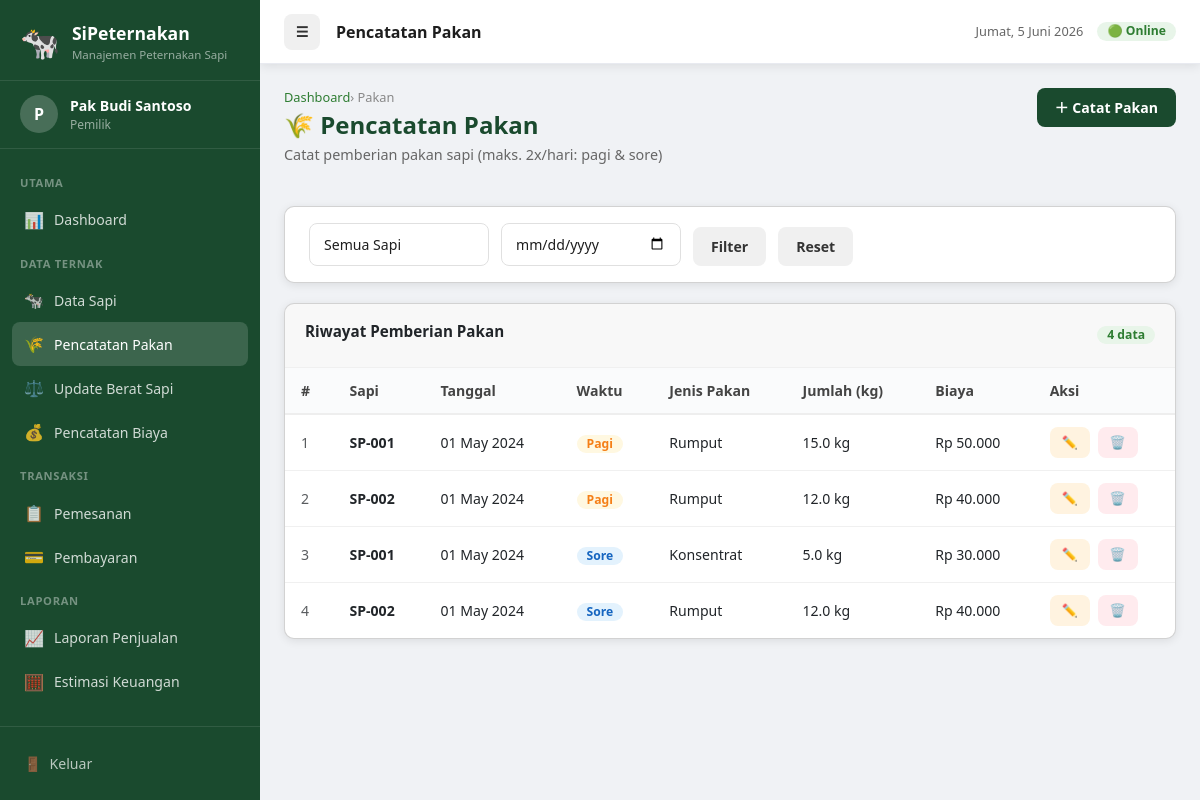
The app's page /index.php?page=pakan (signed in) with its own data.
### tables this page shows
CREATE TABLE IF NOT EXISTS `pakan` (
  `id` INT AUTO_INCREMENT PRIMARY KEY,
  `id_sapi` INT NOT NULL,
  `tanggal` DATE NOT NULL,
  `waktu_pakan` ENUM('pagi','sore') NOT NULL,
  `jenis_pakan` VARCHAR(50) NOT NULL,
  `jumlah` FLOAT NOT NULL,
  `biaya_pakan` BIGINT DEFAULT 0,
  `keterangan` TEXT,
  `created_at` TIMESTAMP DEFAULT CURRENT_TIMESTAMP,
  FOREIGN KEY (`id_sapi`) REFERENCES `sapi`(`id`) ON DELETE CASCADE,
  UNIQUE KEY `uq_pakan_waktu` (`id_sapi`, `tanggal`, `waktu_pakan`)
);

CREATE TABLE IF NOT EXISTS `sapi` (
  `id` INT AUTO_INCREMENT PRIMARY KEY,
  `kode_sapi` VARCHAR(20) NOT NULL UNIQUE,
  `berat_awal` FLOAT NOT NULL,
  `tanggal_pembelian` DATE NOT NULL,
  `harga_beli` BIGINT NOT NULL,
  `harga_jual_target` BIGINT DEFAULT 0,
  `status` ENUM('digemukkan','siap_jual','dipesan','terjual') DEFAULT 'digemukkan',
  `keterangan` TEXT DEFAULT NULL,
  `created_at` TIMESTAMP DEFAULT CURRENT_TIMESTAMP,
  `updated_at` TIMESTAMP DEFAULT CURRENT_TIMESTAMP ON UPDATE CURRENT_TIMESTAMP
);

### koneksi/koneksi.php (called while the page is built, shortened)
<?php
function formatRupiah($angka) {
    return 'Rp ' . number_format((float)$angka, 0, ',', '.');
}
function sanitize($koneksi, $data) {
    return $koneksi->real_escape_string(htmlspecialchars(trim($data)));
}

### page/pakan/index.php (the view, shortened to what this page needs)
<?php
$filter_tgl  = sanitize($koneksi, $_GET['tgl'] ?? '');
$where = "WHERE 1=1";
$list = $koneksi->query("SELECT p.*, s.kode_sapi FROM pakan p JOIN sapi s ON p.id_sapi=s.id $where ORDER BY p.tanggal DESC, p.waktu_pakan ASC");
?>
<div class="page-header">
    <div class="page-header-left">
        <div class="breadcrumb"><a href="index.php">Dashboard</a> › Pakan</div>
        <h1>🌾 Pencatatan Pakan</h1>
        <p>Catat pemberian pakan sapi (maks. 2x/hari: pagi & sore)</p>
    </div>
    <button class="btn btn-primary" onclick="openModal('modalPakan')">＋ Catat Pakan</button>
</div>
<div class="card" style="margin-bottom:20px">
    <div class="card-body" style="padding:16px 24px">
        <form method="GET" action="index.php" style="display:flex;gap:12px;flex-wrap:wrap;align-items:flex-end">
            <select name="id_sapi" class="form-control" style="width:180px">
                <option value="">Semua Sapi</option>
            </select>
            <input type="date" name="tgl" class="form-control" style="width:180px" value="<?= htmlspecialchars($filter_tgl) ?>">
            <button type="submit" class="btn btn-secondary">Filter</button>
            <a href="index.php?page=pakan" class="btn btn-secondary">Reset</a>
        </form>
    </div>
</div>
<div class="card">
    <div class="card-header">
        <div class="card-title">Riwayat Pemberian Pakan</div>
        <span class="badge badge-green"><?= $list ? $list->num_rows : 0 ?> data</span>
    </div>
    <div class="table-responsive">
        <table class="data-table">
            <thead>
                <tr><th>#</th><th>Sapi</th><th>Tanggal</th><th>Waktu</th><th>Jenis Pakan</th><th>Jumlah (kg)</th><th>Biaya</th><th>Aksi</th></tr>
            </thead>
            <tbody>
            <?php if ($list && $list->num_rows > 0):
                $no=1; while ($r=$list->fetch_assoc()): ?>
                <tr>
                    <td class="text-muted"><?= $no++ ?></td>
                    <td><strong><?= htmlspecialchars($r['kode_sapi']) ?></strong></td>
                    <td><?= date('d M Y', strtotime($r['tanggal'])) ?></td>
                    <td><span class="badge <?= $r['waktu_pakan']==='pagi'?'badge-amber':'badge-blue' ?>"><?= ucfirst($r['waktu_pakan']) ?></span></td>
                    <td><?= htmlspecialchars($r['jenis_pakan']) ?></td>
                    <td><?= number_format($r['jumlah'], 1) ?> kg</td>
                    <td><?= $r['biaya_pakan']>0 ? formatRupiah($r['biaya_pakan']) : '<span class="text-muted">-</span>' ?></td>
                    <td>
                        <div class="d-flex gap-2">
                            <a href="index.php?page=pakan&aksi=edit&id=<?= $r['id'] ?>" class="btn btn-warning btn-sm">✏️</a>
                            <form method="POST" style="display:inline" onsubmit="return confirm('Hapus data pakan ini?')">
                                <button type="submit" class="btn btn-danger btn-sm">🗑️</button>
                            </form>
                        </div>
                    </td>
                </tr>
            <?php endwhile; else: ?>
                <tr><td colspan="8"><div class="empty-state"><div class="icon">🌾</div><h3>Belum ada data pakan</h3></div></td></tr>
            <?php endif; ?>
            </tbody>
        </table>
    </div>
</div>

### assets/css/style.css (style rules this page uses)
:root { --clr-primary: #1a4a2e; --clr-primary-lt: #2e7d32; --clr-accent: #4caf50; --clr-amber: #f57f17; --clr-amber-lt: #fff8e1; --clr-blue: #1565c0; --clr-blue-lt: #e3f2fd; --clr-gray: #616161; --clr-gray-lt: #f5f5f5; --clr-red: #c62828; --clr-red-lt: #ffebee; --sidebar-w: 260px; --topbar-h: 64px; --radius: 10px; --shadow: 0 2px 10px rgba(0,0,0,.09); }
*, *::before, *::after { box-sizing: border-box; margin: 0; padding: 0; }
body { font-family: 'Segoe UI', system-ui, sans-serif; background: #f0f2f5; color: #1e1e1e; font-size: 0.9rem; }
a { color: inherit; text-decoration: none; }
.page-header { display: flex; align-items: flex-start; justify-content: space-between; margin-bottom: 24px; gap: 16px; flex-wrap: wrap; }
.page-header h1 { font-size: 1.5rem; font-weight: 800; color: var(--clr-primary); margin-bottom: 4px; }
.page-header p { color: #666; font-size: .9rem; }
.breadcrumb { font-size: .8rem; color: #888; margin-bottom: 4px; }
.breadcrumb a { color: var(--clr-primary-lt); }
.card { background: #fff; border-radius: var(--radius); box-shadow: var(--shadow); overflow: hidden; }
.card-header { display: flex; align-items: center; justify-content: space-between; padding: 16px 20px; border-bottom: 1px solid #f0f0f0; }
.card-title { font-weight: 700; font-size: .95rem; }
.card-body { padding: 20px; }
.table-responsive { overflow-x: auto; }
.data-table { width: 100%; border-collapse: collapse; font-size: .88rem; }
.data-table thead th { background: #fafbfc; padding: 12px 16px; text-align: left; font-weight: 700; color: #444; border-bottom: 2px solid #eee; white-space: nowrap; }
.data-table tbody td { padding: 12px 16px; border-bottom: 1px solid #f0f0f0; }
.data-table tbody tr:last-child td { border-bottom: none; }
.text-muted { color: #888; }
.badge { display: inline-block; padding: 3px 10px; border-radius: 20px; font-size: .76rem; font-weight: 600; }
.badge-green { background: #e8f5e9; color: #2e7d32; }
.badge-blue { background: #e3f2fd; color: #1565c0; }
.badge-amber { background: #fff8e1; color: #f57f17; }
.btn { display: inline-flex; align-items: center; gap: 6px; padding: 9px 18px; border-radius: 8px; font-size: .88rem; font-weight: 600; cursor: pointer; border: none; transition: opacity .15s, transform .1s; white-space: nowrap; }
.btn-primary { background: var(--clr-primary); color: #fff; }
.btn-secondary { background: #f0f0f0; color: #333; }
.btn-warning { background: #fff3e0; color: #e65100; }
.btn-danger { background: #ffebee; color: var(--clr-red); }
.btn-sm { padding: 6px 12px; font-size: .8rem; }
.form-control { width: 100%; padding: 10px 14px; border: 1.5px solid #e0e0e0; border-radius: 8px; font-size: .88rem; color: #1e1e1e; background: #fff; outline: none; transition: border .15s; }
select.form-control { cursor: pointer; }
.d-flex { display: flex; }
.gap-2 { gap: 8px; }

### records on screen
pakan: id_sapi.kode_sapi "SP-001", tanggal "01 May 2024", waktu_pakan "Pagi", jenis_pakan "Rumput", jumlah "15.0", biaya_pakan "Rp 50.000"
pakan: id_sapi.kode_sapi "SP-002", tanggal "01 May 2024", waktu_pakan "Pagi", jenis_pakan "Rumput", jumlah "12.0", biaya_pakan "Rp 40.000"
pakan: id_sapi.kode_sapi "SP-001", tanggal "01 May 2024", waktu_pakan "Sore", jenis_pakan "Konsentrat", jumlah "5.0", biaya_pakan "Rp 30.000"
pakan: id_sapi.kode_sapi "SP-002", tanggal "01 May 2024", waktu_pakan "Sore", jenis_pakan "Rumput", jumlah "12.0", biaya_pakan "Rp 40.000"

### other values on screen
substr($_SESSION['nama'] ?? 'A', 0, 1) "P"
$_SESSION['nama'] "Pak Budi Santoso"
$role "Pemilik"
$pageTitle "Pencatatan Pakan"
$list->num_rows "4"
